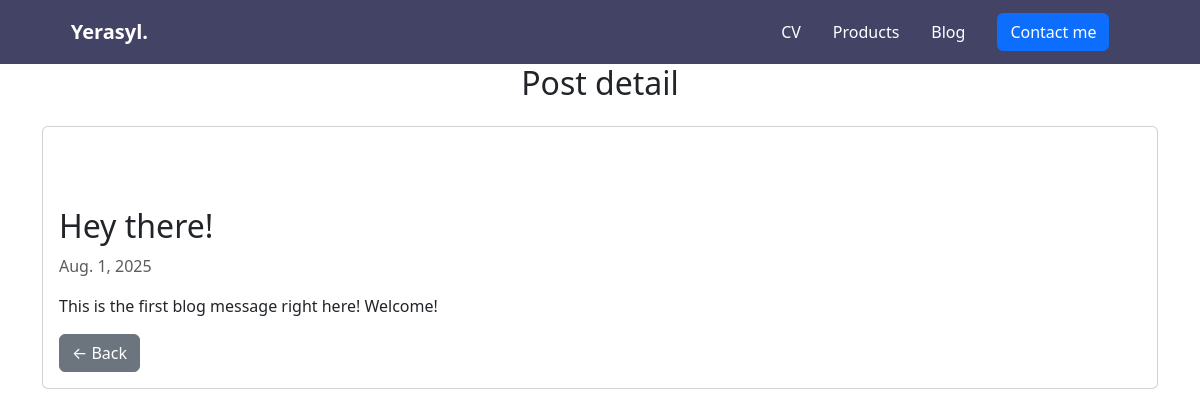
Page /blog/1/ on the committed database.
### main/models.py (models this page shows, shortened)
class BlogMessage(models.Model):
    title = models.CharField(max_length=100)
    date = models.DateField()
    text = models.TextField(blank=True)

### main/views.py (the view)
# urls.py: path('blog/<int:pk>/', views.blog_detail, name='blog_detail'),
def blog_detail(request, pk):
    message = get_object_or_404(BlogMessage, pk=pk)
    return render(request, 'main/blog_detail.html', {'message': message})

### main/templates/main/blog_detail.html (shortened to what this page needs)
{% extends 'main/base.html' %}
{% block content %}
<h2 class = "text-center">Post detail</h2>
<div class="container mt-4">
  <div class="card">
    <div class="card-body">
      <h2 class="card-title">{{ message.title }}</h2>
      <p class="text-muted">{{ message.date }}</p>
      <p class="card-text">{{ message.text }}</p>
      <a href="{% url 'blog' %}" class="btn btn-secondary">← Back</a>
    </div>
  </div>
</div>
{% endblock %}

### main/static/main/css/style.css (style rules this page uses)
html, body { margin: 0; padding: 0; height: 100%; }
h2 { margin-top: 64px; }
div { font-size: medium; }

### rows in the picture
BlogMessage: title "Hey there!", date "Aug. 1, 2025", text "This is the first blog message right here! Welcome!"
